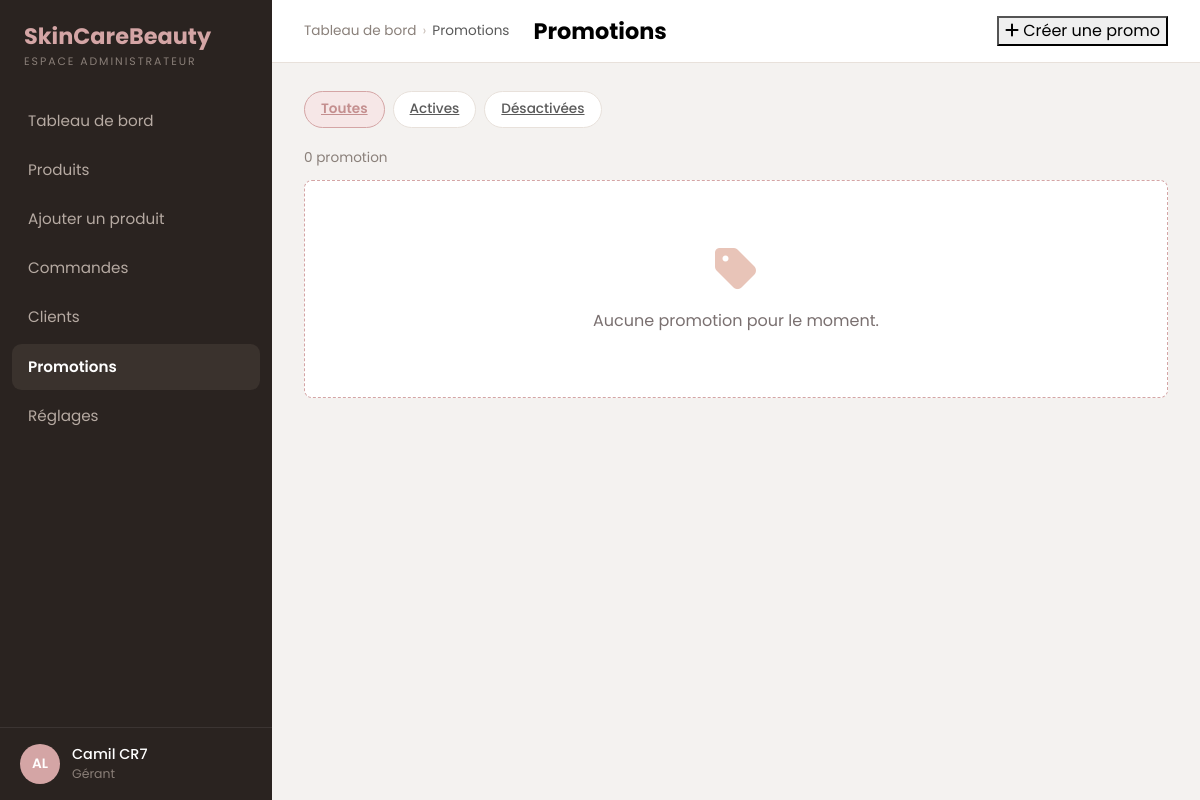
/admin_promotions.php, run on an earlier commit of the app's database.
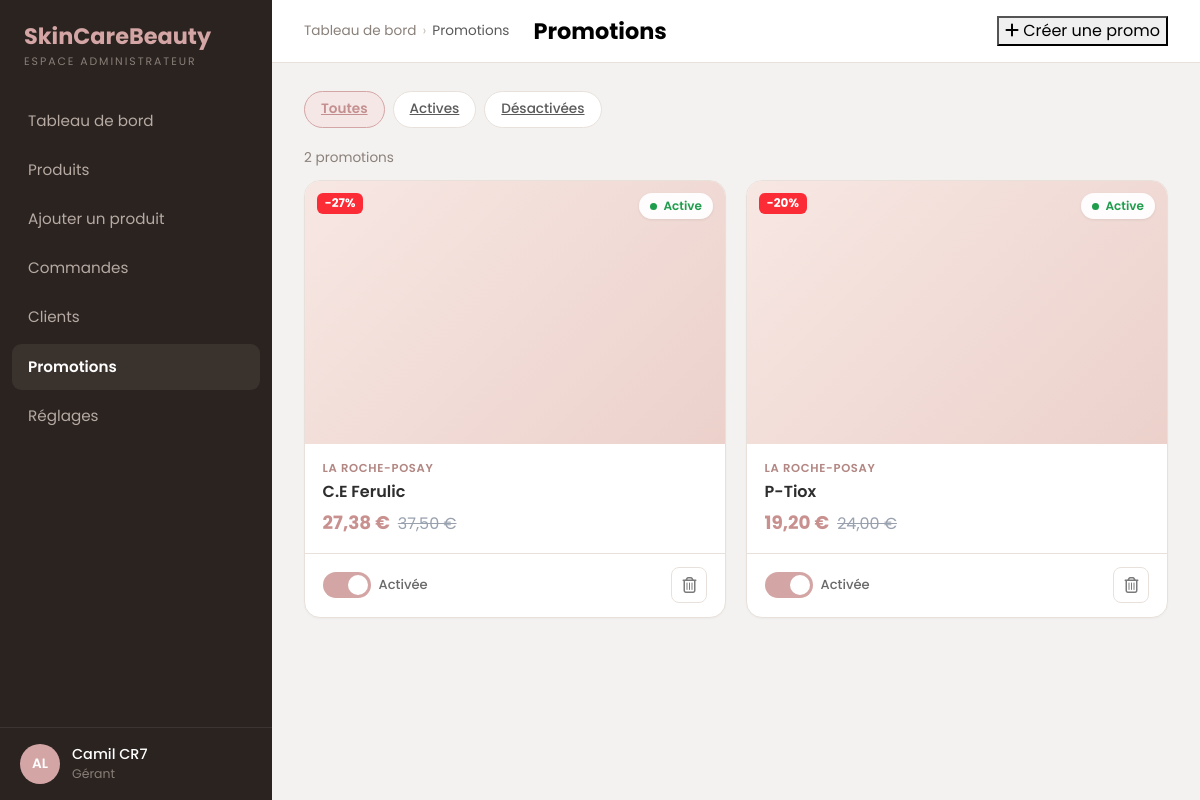
And on a later commit of the database.
### tables this page shows
CREATE TABLE promotions (
    promotion_id        INT PRIMARY KEY AUTO_INCREMENT,
    product_id          INT NOT NULL,
    promotion_percent   INT NOT NULL,
    promotion_is_active BOOLEAN NOT NULL DEFAULT 1,
    UNIQUE (product_id),
    FOREIGN KEY (product_id) REFERENCES products(product_id) ON DELETE CASCADE
);

CREATE TABLE brands (
    brand_id    INT PRIMARY KEY AUTO_INCREMENT,
    brand_name  VARCHAR(50) NOT NULL UNIQUE,
    producer_id INT NOT NULL,
    FOREIGN KEY (producer_id) REFERENCES producers(producer_id)
);

CREATE TABLE products (
    product_id INT PRIMARY KEY AUTO_INCREMENT,
    product_name VARCHAR(50) NOT NULL,
    product_ean char(13) NOT NULL UNIQUE,
    product_composition VARCHAR(200) NOT NULL,
    product_description VARCHAR(500) NOT NULL,
    product_is_status BOOLEAN NOT NULL,
    product_buy_price DECIMAL(10, 2) NOT NULL,
    product_margin INT NOT NULL,
    product_quantity INT NOT NULL,
    product_alert INT,
    product_slug VARCHAR(250) NOT NULL,
    producer_id INT NOT NULL,
    brand_id INT NOT NULL,
    company_id_account INT NOT NULL,
    foreign key (producer_id) references producers(producer_id),
    foreign key (brand_id) references brands(brand_id),
    foreign key (company_id_account) references companies(company_id_account)
);

### admin_promotions.php (the view, shortened to what this page needs)
<?php
require_once "public/includes/db.php";
$statut = $_GET['statut'] ?? 'toutes';
$where = '';
$sql = "SELECT pr.promotion_id, pr.promotion_percent, pr.promotion_is_active,
               p.product_id, p.product_name, p.product_slug,
               p.product_buy_price, p.product_margin,
               b.brand_name
        FROM promotions pr
        JOIN products p ON p.product_id = pr.product_id
        JOIN brands   b ON b.brand_id   = p.brand_id
        $where
        ORDER BY pr.promotion_id DESC";
$promos = $pdo->query($sql)->fetchAll();
function euro($n)
{
    return number_format((float) $n, 2, ',', ' ') . ' €';
}
function e($v)
{
    return htmlspecialchars((string) ($v ?? ''), ENT_QUOTES, 'UTF-8');
}
function prix_vente($buy, $margin)
{
    return (float) $buy * (1 + (int) $margin / 100);
}
?>
<?php $menu_actif = 'promotions'; ?>
<?php include "public/includes/header_admin.php"; ?>
<div class="admin-main">
    <header class="admin-topbar">
        <nav class="breadcrumb-admin">
            Tableau de bord <span class="sep">›</span> <span class="current">Promotions</span>
        </nav>
        <h1>Promotions</h1>
        <div class="topbar-actions">
            <button type="button" class="btn-admin-primary" data-bs-toggle="modal" data-bs-target="#promo-create-modal">
                <i class="fa-solid fa-plus"></i> Créer une promo
            </button>
        </div>
    </header>
    <div class="admin-content">
        <div class="orders-toolbar">
            <div class="filter-pills">
                <a class="filter-chip <?= $statut === 'toutes' ? 'active' : '' ?>" href="?statut=toutes">Toutes</a>
                <a class="filter-chip <?= $statut === 'actives' ? 'active' : '' ?>" href="?statut=actives">Actives</a>
                <a class="filter-chip <?= $statut === 'desactivees' ? 'active' : '' ?>" href="?statut=desactivees">Désactivées</a>
            </div>
        </div>
        <p class="results-count"><?= count($promos) ?> promotion<?= count($promos) > 1 ? 's' : '' ?></p>
        <?php if (!$promos): ?>
            <div class="profile-empty">
                <i class="fa-solid fa-tag"></i>
                <p class="mb-0">Aucune promotion <?= $statut !== 'toutes' ? 'dans ce filtre' : 'pour le moment' ?>.</p>
            </div>
        <?php else: ?>
        <div class="promo-grid">
            <?php foreach ($promos as $promo):
                $vente  = prix_vente($promo['product_buy_price'], $promo['product_margin']);
                $remise = $vente * (1 - (int) $promo['promotion_percent'] / 100);
                $actif  = (int) $promo['promotion_is_active'] === 1;
            ?>
            <article class="promo-card">
                <div class="promo-visual" style="background: linear-gradient(135deg, #f7e7e3, #ecd1cb);">
                    <span class="badge badge-reduction">-<?= (int) $promo['promotion_percent'] ?>%</span>
                    <?php if ($actif): ?>
                        <span class="statut-badge statut-active"><span class="point"></span>Active</span>
                    <?php else: ?>
                        <span class="statut-badge statut-expiree"><span class="point"></span>Désactivée</span>
                    <?php endif; ?>
                </div>
                <div class="promo-body">
                    <span class="promo-brand"><?= e($promo['brand_name']) ?></span>
                    <h3 class="promo-name"><?= e($promo['product_name']) ?></h3>
                    <div class="promo-prices">
                        <span class="promo-new"><?= euro($remise) ?></span>
                        <span class="strike-price"><?= euro($vente) ?></span>
                    </div>
                </div>
                <div class="promo-footer">
                    <form method="post" class="d-flex align-items-center gap-2 m-0">
                        <label class="switch">
                            <span class="slider"></span>
                        </label>
                        <span class="promo-toggle-label"><?= $actif ? 'Activée' : 'Désactivée' ?></span>
                    </form>
                    <div class="promo-actions">
                        <form method="post" class="m-0"
                              onsubmit="return confirm('Supprimer cette promotion ?');">
                            <button type="submit" class="btn-row-action" aria-label="Supprimer la promotion">
                                <i class="fa-regular fa-trash-can"></i>
                            </button>
                        </form>
                    </div>
                </div>
            </article>
            <?php endforeach; ?>
        </div>
        <?php endif; ?>
    </div>
</div>
</div>
</body>
</html>

### public/includes/header_admin.php (shortened to what this page needs)
<?php
$menu_actif = $menu_actif ?? '';
?>
<!DOCTYPE html>
<html lang="en">
<head>
    <link href="https://cdn.jsdelivr.net/npm/bootstrap@5.3.3/dist/css/bootstrap.min.css" rel="stylesheet">
    <link rel="stylesheet" href="https://cdnjs.cloudflare.com/ajax/libs/font-awesome/6.5.2/css/all.min.css">
    <link rel="stylesheet" href="public/css/style.css">
</head>
<body class="admin">
    <div class="admin-layout">
        <aside class="admin-sidebar">
            <div class="admin-logo">
                <div class="brand">SkinCareBeauty</div>
                <div class="sub">Espace Administrateur</div>
            </div>
            <nav class="admin-nav">
                <a href="admin_dashboard.php" class="<?= $menu_actif === 'dashboard'  ? 'active' : '' ?>">Tableau de bord</a>
                <a href="admin_products.php" class="<?= $menu_actif === 'produits'   ? 'active' : '' ?>">Produits</a>
                <a href="admin_add_product.php" class="<?= $menu_actif === 'ajouter un produits'   ? 'active' : '' ?>">Ajouter un produit</a>
                <a href="admin_orders.php" class="<?= $menu_actif === 'commandes'  ? 'active' : '' ?>">Commandes</a>
                <a href="admin_users.php" class="<?= $menu_actif === 'clients'    ? 'active' : '' ?>">Clients</a>
                <a href="admin_promotions.php" class="<?= $menu_actif === 'promotions' ? 'active' : '' ?>">Promotions</a>
                <a href="admin_setting.php" class="<?= $menu_actif === 'reglages'   ? 'active' : '' ?>">Réglages</a>
            </nav>
            <div class="admin-user">
                <span class="avatar">AL</span>
                <div>
                    <div class="name-admin">Camil CR7</div>
                    <div class="role">Gérant</div>
                </div>
            </div>
        </aside>

What changed in the data, as far as the page shows it:
added promotions: promotion_percent "27", promotion_is_active 1 (drawn), brands.brand_name "LA ROCHE-POSAY", product.product_name "C.E Ferulic", euro($remise) "27,38 €", product.product_margin "37,50 €"
added promotions: promotion_percent "20", promotion_is_active 1 (drawn), brands.brand_name "LA ROCHE-POSAY", product.product_name "P-Tiox", euro($remise) "19,20 €", product.product_margin "24,00 €"
Also different on the page:
count($promos): "0" → "2"
text no longer shown: "Aucune promotion pour le moment ."
text now shown: "s"
